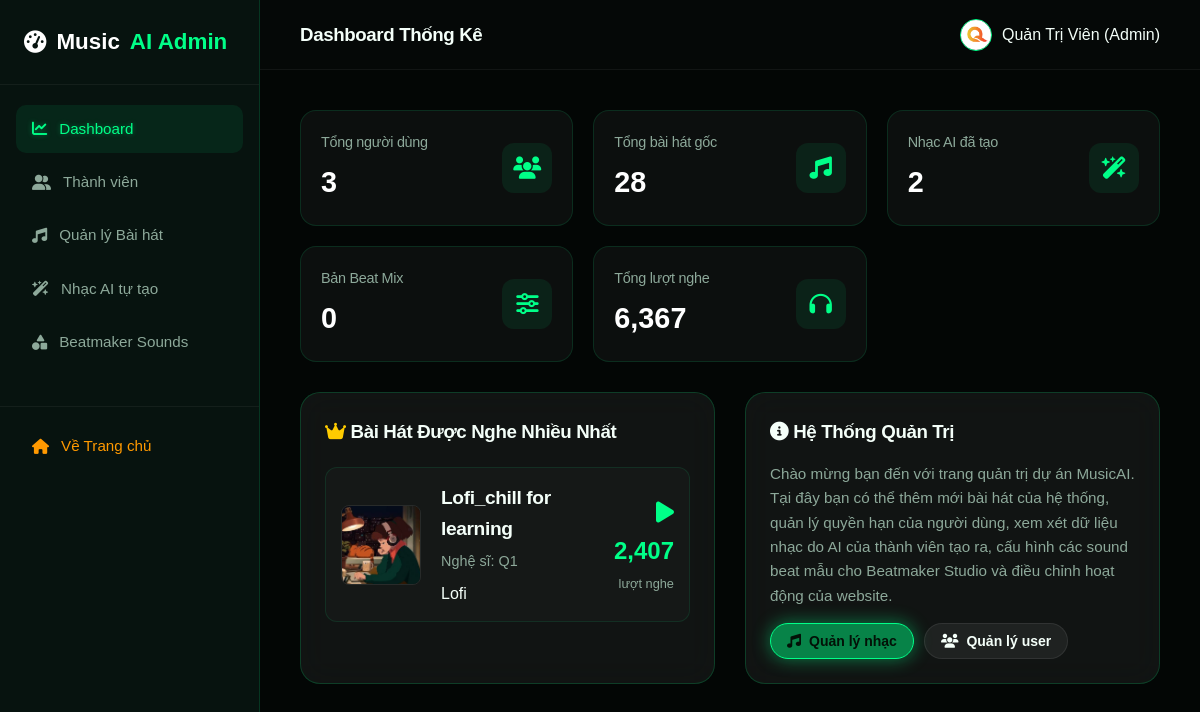
Page /admin/dashboard.php (signed in) on the committed database.
### tables this page shows
CREATE TABLE `songs` (
  `id` int(11) NOT NULL,
  `title` varchar(150) NOT NULL COMMENT 'Tiêu đề bài hát',
  `artist` varchar(100) NOT NULL COMMENT 'Tên ca sĩ / nhóm nhạc',
  `genre` varchar(50) NOT NULL COMMENT 'Thể loại âm nhạc',
  `audio_file` varchar(255) NOT NULL COMMENT 'Đường dẫn tệp tin âm nhạc (.mp3)',
  `thumbnail` varchar(255) DEFAULT NULL COMMENT 'Đường dẫn ảnh bìa bài hát',
  `plays` int(11) DEFAULT 0 COMMENT 'Tổng số lượt phát nhạc',
  `created_at` timestamp NOT NULL DEFAULT current_timestamp()
);

### config/config.php (called while the page is built, shortened)
<?php
function url($path = '') {
    return BASE_URL . ltrim($path, '/');
}
function sanitize($data) {
    return htmlspecialchars(strip_tags(trim($data)), ENT_QUOTES, 'UTF-8');
}

### admin/dashboard.php (the view, shortened to what this page needs)
<?php
require_once __DIR__ . '/admin_header.php';
$total_users = 0;
$total_songs = 0;
$total_ai_songs = 0;
$total_beat_mixes = 0;
$total_plays = 0;
$top_song = null;
if ($db_connected && $conn) {
    try {
        $total_users = $conn->query("SELECT COUNT(*) FROM users")->fetchColumn();
        $total_songs = $conn->query("SELECT COUNT(*) FROM songs")->fetchColumn();
        $total_ai_songs = $conn->query("SELECT COUNT(*) FROM ai_songs")->fetchColumn();
        $total_beat_mixes = $conn->query("SELECT COUNT(*) FROM beat_mixes")->fetchColumn();
        $total_plays = $conn->query("SELECT SUM(plays) FROM songs")->fetchColumn() ?: 0;
        $stmt = $conn->query("SELECT * FROM songs ORDER BY plays DESC LIMIT 1");
        $top_song = $stmt->fetch();
    } catch (PDOException $e) {
        $total_users = 25;
        $total_songs = count($fallback_songs);
        $total_ai_songs = count($fallback_ai_songs);
        $total_beat_mixes = count($fallback_beat_mixes);
        $total_plays = 5320;
        $top_song = $fallback_songs[3];
    }
}
?>
<div class="admin-stats-grid">
    <div class="stat-card">
        <div class="stat-info">
            <h4>Tổng người dùng</h4>
            <div class="stat-value"><?php echo number_format($total_users); ?></div>
        </div>
        <div class="stat-icon"><i class="fa-solid fa-users"></i></div>
    </div>
    <div class="stat-card">
        <div class="stat-info">
            <h4>Tổng bài hát gốc</h4>
            <div class="stat-value"><?php echo number_format($total_songs); ?></div>
        </div>
        <div class="stat-icon"><i class="fa-solid fa-music"></i></div>
    </div>
    <div class="stat-card">
        <div class="stat-info">
            <h4>Nhạc AI đã tạo</h4>
            <div class="stat-value"><?php echo number_format($total_ai_songs); ?></div>
        </div>
        <div class="stat-icon"><i class="fa-solid fa-wand-magic-sparkles"></i></div>
    </div>
    <div class="stat-card">
        <div class="stat-info">
            <h4>Bản Beat Mix</h4>
            <div class="stat-value"><?php echo number_format($total_beat_mixes); ?></div>
        </div>
        <div class="stat-icon"><i class="fa-solid fa-sliders"></i></div>
    </div>
    <div class="stat-card">
        <div class="stat-info">
            <h4>Tổng lượt nghe</h4>
            <div class="stat-value"><?php echo number_format($total_plays); ?></div>
        </div>
        <div class="stat-icon"><i class="fa-solid fa-headphones"></i></div>
    </div>
</div>
<div class="grid-2">
    <div class="glass-card">
        <h3 style="margin-bottom: 20px;"><i class="fa-solid fa-crown" style="color: #ffcc00;"></i> Bài Hát Được Nghe Nhiều Nhất</h3>
        <?php if ($top_song): ?>
            <?php
                $cover_src = 'assets/images/default_song.jpg';
                if (!empty($top_song['thumbnail'])) {
                    $cover_src = (strpos($top_song['thumbnail'], 'assets/') === 0 || strpos($top_song['thumbnail'], 'storage/') === 0)
                        ? $top_song['thumbnail']
                        : 'storage/thumbnails/' . $top_song['thumbnail'];
                }
            ?>
            <div style="display: flex; align-items: center; gap: 20px; background: rgba(255,255,255,0.02); padding: 15px; border-radius: 12px; border: 1px solid rgba(0, 255, 136, 0.1);">
                <img src="<?php echo url($cover_src); ?>" alt="Cover" style="width: 80px; height: 80px; border-radius: 8px; object-fit: cover; border: 1px solid var(--border-light);">
                <div style="flex-grow: 1;">
                    <h4 style="font-size: 1.2rem; margin-bottom: 5px;"><?php echo sanitize($top_song['title']); ?></h4>
                    <p style="color: var(--text-muted); font-size: 0.9rem; margin-bottom: 8px;">Nghệ sĩ: <?php echo sanitize($top_song['artist']); ?></p>
                    <span class="genre-tag"><?php echo sanitize($top_song['genre']); ?></span>
                </div>
                <div style="text-align: right;">
                    <div style="font-size: 1.5rem; font-weight: 700; color: var(--green-main);"><i class="fa-solid fa-play"></i> <?php echo number_format($top_song['plays']); ?></div>
                    <span style="font-size: 0.8rem; color: var(--text-muted);">lượt nghe</span>
                </div>
            </div>
        <?php else: ?>
            <p style="color: var(--text-muted);">Chưa có dữ liệu bài hát.</p>
        <?php endif; ?>
    </div>
    <div class="glass-card">
        <h3 style="margin-bottom: 15px;"><i class="fa-solid fa-circle-info"></i> Hệ Thống Quản Trị</h3>
        <p style="color: var(--text-muted); font-size: 0.95rem; margin-bottom: 15px; line-height: 1.6;">
            Chào mừng bạn đến với trang quản trị dự án MusicAI. Tại đây bạn có thể thêm mới bài hát của hệ thống, quản lý quyền hạn của người dùng, xem xét dữ liệu nhạc do AI của thành viên tạo ra, cấu hình các sound beat mẫu cho Beatmaker Studio và điều chỉnh hoạt động của website.
        </p>
        <div style="display: flex; gap: 10px;">
            <a href="<?php echo url('admin/songs.php'); ?>" class="btn btn-primary btn-sm"><i class="fa-solid fa-music"></i> Quản lý nhạc</a>
            <a href="<?php echo url('admin/users.php'); ?>" class="btn btn-secondary btn-sm"><i class="fa-solid fa-users"></i> Quản lý user</a>
        </div>
    </div>
</div>
<?php require_once __DIR__ . '/admin_footer.php'; ?>

### assets/css/style.css (style rules this page uses)
:root { --bg-main: #050807; --bg-soft: #07130f; --bg-card: rgba(255, 255, 255, 0.06); --bg-card-hover: rgba(255, 255, 255, 0.1); --green-main: #00ff88; --green-hover: #00dd77; --green-dark: #0d3b2e; --green-glow: rgba(0, 255, 136, 0.35); --text-main: #f4fff9; --text-muted: #8da99a; --border-green: rgba(0, 255, 136, 0.18); --border-light: rgba(255, 255, 255, 0.08); --font-heading: 'Be Vietnam Pro', sans-serif; --font-body: 'Be Vietnam Pro', sans-serif; --transition-fast: 0.2s ease; --transition-normal: 0.3s ease; --transition-slow: 0.5s ease; }
* { margin: 0; padding: 0; box-sizing: border-box; }
body { background-color: var(--bg-main); color: var(--text-main); font-family: var(--font-body); line-height: 1.6; overflow-x: hidden; }
h1, h2, h3, h4, h5, h6 { font-family: var(--font-heading); font-weight: 700; letter-spacing: -0.02em; color: var(--text-main); }
a { color: inherit; text-decoration: none; transition: var(--transition-fast); }
.glass-card { background: var(--bg-card); backdrop-filter: blur(16px); -webkit-backdrop-filter: blur(16px); border: 1px solid var(--border-green); border-radius: 20px; padding: 24px; transition: all var(--transition-normal); }
.btn { display: inline-flex; align-items: center; justify-content: center; gap: 8px; font-family: var(--font-heading); font-weight: 600; padding: 10px 24px; border-radius: 30px; border: none; cursor: pointer; transition: all var(--transition-normal); }
.btn-sm { padding: 6px 16px; font-size: 0.875rem; }
.btn-primary { background: #078348; color: #031107; border: 1px solid #00ff88; border-radius: 999px; box-shadow: 0 0 18px rgba(0, 255, 136, 0.45); }
.btn-secondary { background: var(--bg-card); color: var(--text-main); border: 1px solid var(--border-light); }
.grid-2 { display: grid; grid-template-columns: repeat(2, 1fr); gap: 30px; }

### admin/admin_header.php (style rules this page uses)
body { background-color: #030605; color: #f4fff9; display: flex; min-height: 100vh; }
.admin-stats-grid { display: grid; grid-template-columns: repeat(auto-fit, minmax(220px, 1fr)); gap: 20px; margin-bottom: 30px; }
.stat-card { background: rgba(255, 255, 255, 0.04); border: 1px solid rgba(0, 255, 136, 0.12); border-radius: 16px; padding: 20px; display: flex; align-items: center; justify-content: space-between; }
.stat-info h4 { font-size: 0.9rem; color: var(--text-muted); margin-bottom: 5px; font-weight: 500; }
.stat-info .stat-value { font-size: 1.8rem; font-family: var(--font-heading); font-weight: 800; color: #fff; }
.stat-icon { width: 50px; height: 50px; border-radius: 12px; background: rgba(0, 255, 136, 0.08); color: var(--green-main); display: flex; align-items: center; justify-content: center; font-size: 1.4rem; }

### rows in the picture
songs: thumbnail (picture), title "Lofi_chill for learning", artist "Q1", genre "Lofi", plays "2,407"

### other values in the picture
$page_title "Dashboard Thống Kê"
$_SESSION['user']['name'] "Quản Trị Viên"
$total_users "3"
$total_songs "28"
$total_ai_songs "2"
$total_beat_mixes "0"
$total_plays "6,367"
